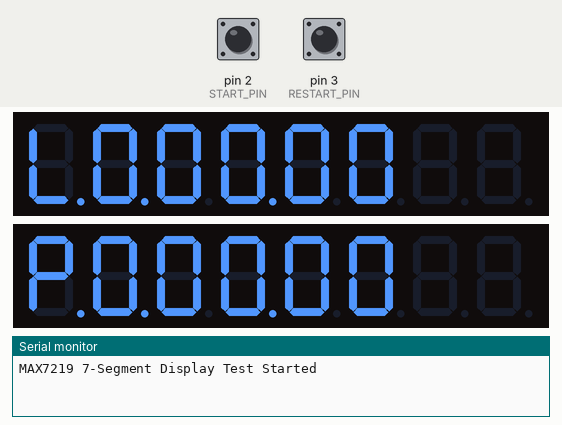
Simulated run of this sketch. Board: Arduino Uno, built with avr-gcc and run on an emulated ATmega328P. On the bench: 2 × 8-digit seven-segment display, the last lines printed to the serial monitor. The test bench sets the inputs (shaded band); at power-on: pin 2 (START_PIN) HIGH, pin 3 (RESTART_PIN) HIGH.

Above: at 1.2 s.
1.3 s: pin 2 (START_PIN) pulled LOW for 0.15 s
At 1.47 s:
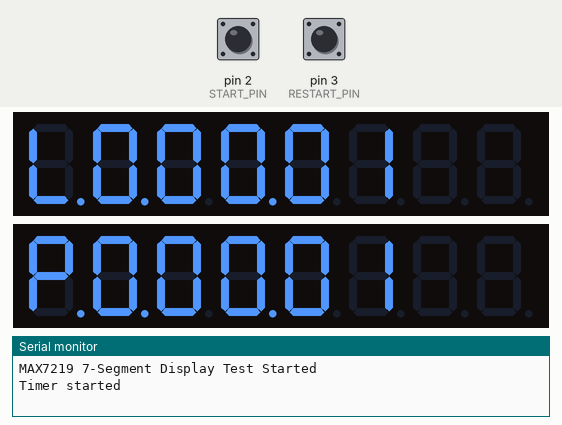
2.9 s: pin 2 (START_PIN) pulled LOW for 1 s
At 3.3 s:
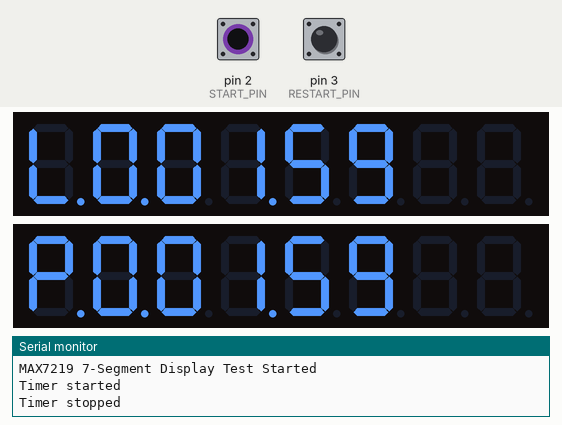
5.4 s: pin 3 (RESTART_PIN) pulled LOW for 0.15 s
At 6.5 s:
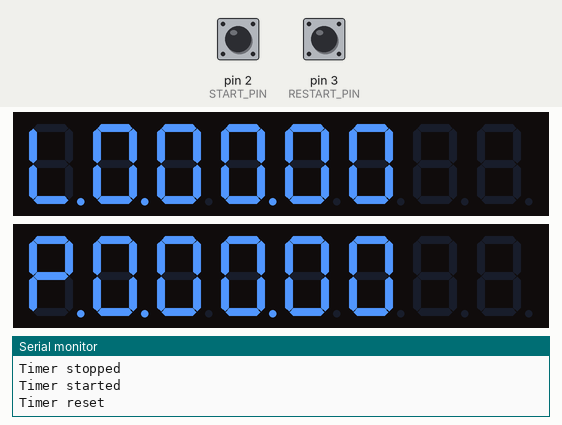
Timing chart, 0 to 8.4 s (numbered marks = the images above; inputs shaded):
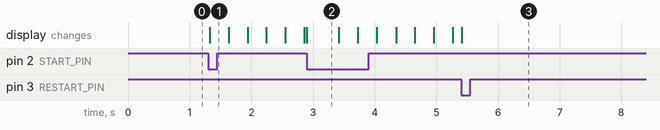

Measured:
- after the input at 1.3 s, the display: changes at once (image 1)
- what the display in image 2 shows lasts 0.5 s, from 2.9 s to 3.4 s

The sketch:

display_test_7_segment_max.ino
```cpp
#include <SPI.h>
#include <LedControl.h> // Include the LedControl library for MAX7219

#define START_PIN 2
#define RESTART_PIN 3
// MAX7219 configuration
#define DATA_IN 11    // Data pin for MAX7219
#define CLK 13        // Clock pin for MAX7219
#define CS_PIN 10     // Chip Select pin for MAX7219
LedControl lc = LedControl(DATA_IN, CLK, CS_PIN, 2); // 2 devices connected

unsigned long startTime = 0; // Timer start time
bool timing = false; // Timing state

// Debounce variables
unsigned long lastDebounceTimeStart = 0; // Last time the start button was pressed
unsigned long lastDebounceTimeRestart = 0; // Last time the restart button was pressed
const unsigned long debounceDelay = 500; // Debounce time in milliseconds

void setup() {
  // Set the buttons as input with internal pull-up
  pinMode(START_PIN, INPUT_PULLUP);
  pinMode(RESTART_PIN, INPUT_PULLUP);

  // Initialize the MAX7219
  lc.shutdown(0, false);       // Wake up the first MAX7219
  lc.shutdown(1, false);       // Wake up the second MAX7219
  lc.setIntensity(0, 15);      // Set brightness level for the first display (0 is min, 15 is max)
  lc.setIntensity(1, 15);      // Set brightness level for the second display
  lc.clearDisplay(0);          // Clear display register for the first display
  lc.clearDisplay(1);          // Clear display register for the second display

  Serial.begin(115200);
  Serial.println("MAX7219 7-Segment Display Test Started");
  displayInitialTime(); // Optionally display initial time
}

void loop() {
    // Read the start button with debounce
    if (digitalRead(START_PIN) == LOW) {
        if (millis() - lastDebounceTimeStart > debounceDelay) {
            lastDebounceTimeStart = millis(); // Update the last debounce time
            if (!timing) {
                startTimer();
            } else {
                // If timing is true, you can stop the timer or do something else
                timing = false; // Stop the timer
                Serial.println("Timer stopped");
            }
        }
    }

    // Read the restart button with debounce
    if (digitalRead(RESTART_PIN) == LOW) {
        if (millis() - lastDebounceTimeRestart > debounceDelay) {
            lastDebounceTimeRestart = millis(); // Update the last debounce time
            resetTimer();
        }
    }

    if (timing) {
        countTime(); // Update the display with elapsed time
    }
}

void startTimer() { // Function to start the timer
  startTime = millis(); // Start the timer
  timing = true; // Set timing to true
  Serial.println("Timer started");
}

void countTime() { // Function to count elapsed time
  unsigned long elapsedTime = millis() - startTime; // Calculate elapsed time
  int hundreds = (elapsedTime / 10) % 100; // Get tens of milliseconds
  int seconds = (elapsedTime / 1000) % 60; // Get seconds
  int minutes = (elapsedTime / 60000) % 60; // Get minutes

  // Display time in mm:ss:hh format on the first display
  lc.setChar(0, 7, 'L', true); // Units of minutes
  lc.setDigit(0, 6, minutes % 10, true); // Units of minutes
  lc.setDigit(0, 5, seconds / 10, false); // Tens of seconds
  lc.setDigit(0, 4, seconds % 10, true); // Units of seconds
  lc.setDigit(0, 3, hundreds / 10, false); // Tens of milliseconds
  lc.setDigit(0, 2, hundreds % 10, false); // Units of milliseconds
  lc.setChar(0, 1, ' ', false);
  lc.setChar(0, 0, ' ', false);

  // Optionally, display the same time on the second display
  lc.setChar(1, 7, 'P', true); // Units of minutes
  lc.setDigit(1, 6, minutes % 10, true); // Units of minutes
  lc.setDigit(1, 5, seconds / 10, false); // Tens of seconds
  lc.setDigit(1, 4, seconds % 10, true); // Units of seconds
  lc.setDigit(1, 3, hundreds / 10, false); // Tens of milliseconds
  lc.setDigit(1, 2, hundreds % 10, false); // Units of milliseconds
  lc.setChar(1, 1, ' ', false);
  lc.setChar(1, 0, ' ', false);
}

void resetTimer() { // Function to reset the timer and displays
    timing = false; // Stop the timer
    lc.clearDisplay(0); // Clear the first display
    lc.clearDisplay(1); // Clear the second display
    startTime = 0; // Reset start time
    Serial.println("Timer reset");
    displayInitialTime(); // Optionally display initial time
}

void displayInitialTime() {

    // Optionally display initial time or a message on the displays
    lc.setChar(0, 0, ' ', false);
    lc.setChar(0, 1, ' ', false);
    lc.setChar(0, 2, '0', false);
    lc.setChar(0, 3, '0', false);
    lc.setChar(0, 4, '0', true);
    lc.setChar(0, 5, '0', false);
    lc.setChar(0, 6, '0', true);
    lc.setChar(0, 7, 'L', true);

    lc.setChar(1, 0, ' ', false);
    lc.setChar(1, 1, ' ', false);
    lc.setChar(1, 2, '0', false);
    lc.setChar(1, 3, '0', false);
    lc.setChar(1, 4, '0', true);
    lc.setChar(1, 5, '0', false);
    lc.setChar(1, 6, '0', true);
    lc.setChar(1, 7, 'P', true);
}
```
